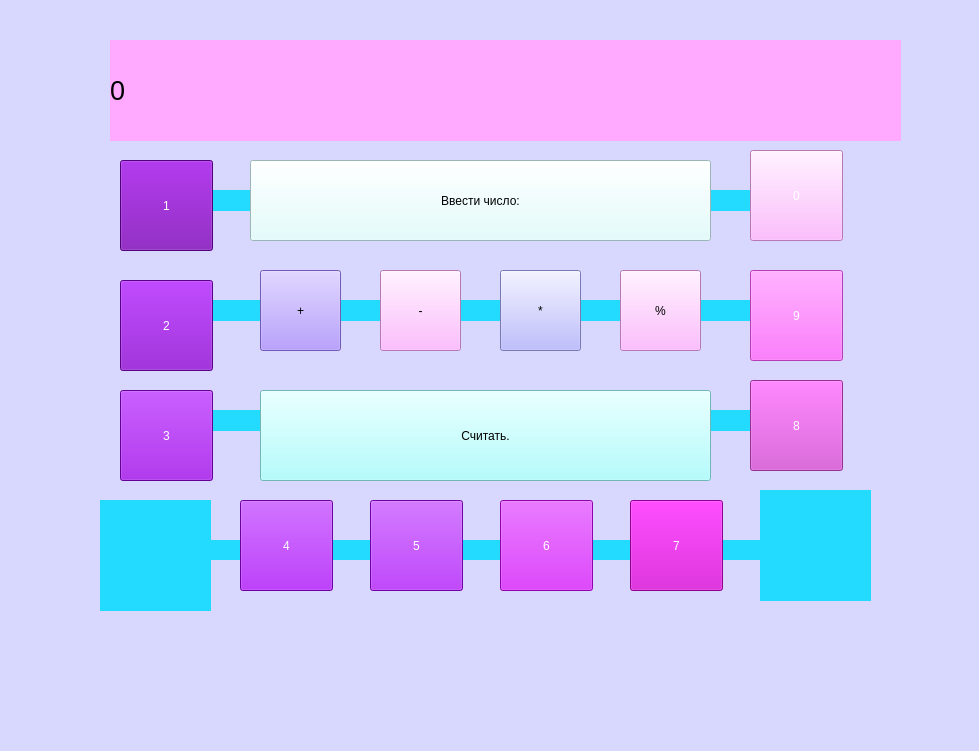
<?xml version="1.0" encoding="UTF-8"?>
<ui version="4.0">
 <class>MainWindow</class>
 <widget class="QMainWindow" name="MainWindow">
  <property name="geometry">
   <rect>
    <x>0</x>
    <y>0</y>
    <width>979</width>
    <height>751</height>
   </rect>
  </property>
  <property name="font">
   <font>
    <strikeout>false</strikeout>
   </font>
  </property>
  <property name="windowTitle">
   <string>MainWindow</string>
  </property>
  <property name="styleSheet">
   <string notr="true">
background-color: rgb(216, 216, 255);
gridline-color: qconicalgradient(cx:0, cy:0, angle:135, stop:0 rgba(255, 255, 0, 69), stop:0.375 rgba(255, 255, 0, 69), stop:0.423533 rgba(251, 255, 0, 145), stop:0.45 rgba(247, 255, 0, 208), stop:0.477581 rgba(255, 244, 71, 130), stop:0.518717 rgba(255, 218, 71, 130), stop:0.55 rgba(255, 255, 0, 255), stop:0.57754 rgba(255, 203, 0, 130), stop:0.625 rgba(255, 255, 0, 69), stop:1 rgba(255, 255, 0, 69));</string>
  </property>
  <widget class="QWidget" name="centralwidget">
   <widget class="QLabel" name="main">
    <property name="geometry">
     <rect>
      <x>110</x>
      <y>40</y>
      <width>791</width>
      <height>101</height>
     </rect>
    </property>
    <property name="font">
     <font>
      <pointsize>20</pointsize>
      <weight>50</weight>
      <italic>false</italic>
      <bold>false</bold>
      <underline>false</underline>
      <strikeout>false</strikeout>
      <kerning>true</kerning>
     </font>
    </property>
    <property name="mouseTracking">
     <bool>false</bool>
    </property>
    <property name="styleSheet">
     <string notr="true">background-color: rgb(255, 170, 255);
border-color: rgb(255, 85, 255);</string>
    </property>
    <property name="text">
     <string>0</string>
    </property>
   </widget>
   <widget class="QPushButton" name="chet">
    <property name="geometry">
     <rect>
      <x>260</x>
      <y>390</y>
      <width>451</width>
      <height>91</height>
     </rect>
    </property>
    <property name="styleSheet">
     <string notr="true">font: 16pt &quot;MS Shell Dlg 2&quot;;
background-color: rgb(158, 255, 255);</string>
    </property>
    <property name="text">
     <string>Считать.</string>
    </property>
   </widget>
   <widget class="QPushButton" name="num1">
    <property name="geometry">
     <rect>
      <x>250</x>
      <y>160</y>
      <width>461</width>
      <height>81</height>
     </rect>
    </property>
    <property name="styleSheet">
     <string notr="true">font: 18pt &quot;MS Shell Dlg 2&quot;;
background-color: rgb(219, 255, 254);</string>
    </property>
    <property name="text">
     <string>Ввести число:</string>
    </property>
   </widget>
   <widget class="QPushButton" name="plus">
    <property name="geometry">
     <rect>
      <x>260</x>
      <y>270</y>
      <width>81</width>
      <height>81</height>
     </rect>
    </property>
    <property name="maximumSize">
     <size>
      <width>81</width>
      <height>16777215</height>
     </size>
    </property>
    <property name="styleSheet">
     <string notr="true">background-color: rgb(160, 128, 255);
gridline-color: qconicalgradient(cx:0, cy:0, angle:135, stop:0 rgba(255, 255, 0, 69), stop:0.375 rgba(255, 255, 0, 69), stop:0.423533 rgba(251, 255, 0, 145), stop:0.45 rgba(247, 255, 0, 208), stop:0.477581 rgba(255, 244, 71, 130), stop:0.518717 rgba(255, 218, 71, 130), stop:0.55 rgba(255, 255, 0, 255), stop:0.57754 rgba(255, 203, 0, 130), stop:0.625 rgba(255, 255, 0, 69), stop:1 rgba(255, 255, 0, 69));</string>
    </property>
    <property name="text">
     <string>+</string>
    </property>
   </widget>
   <widget class="QPushButton" name="minus">
    <property name="geometry">
     <rect>
      <x>380</x>
      <y>270</y>
      <width>81</width>
      <height>81</height>
     </rect>
    </property>
    <property name="styleSheet">
     <string notr="true">background-color: rgb(255, 170, 255);</string>
    </property>
    <property name="text">
     <string>-</string>
    </property>
   </widget>
   <widget class="QPushButton" name="umnog">
    <property name="geometry">
     <rect>
      <x>500</x>
      <y>270</y>
      <width>81</width>
      <height>81</height>
     </rect>
    </property>
    <property name="styleSheet">
     <string notr="true">background-color: rgb(170, 170, 255);</string>
    </property>
    <property name="text">
     <string>*</string>
    </property>
   </widget>
   <widget class="QPushButton" name="del">
    <property name="geometry">
     <rect>
      <x>620</x>
      <y>270</y>
      <width>81</width>
      <height>81</height>
     </rect>
    </property>
    <property name="styleSheet">
     <string notr="true">background-color: rgb(255, 170, 255);</string>
    </property>
    <property name="text">
     <string>%</string>
    </property>
   </widget>
   <widget class="QPushButton" name="one">
    <property name="geometry">
     <rect>
      <x>120</x>
      <y>160</y>
      <width>93</width>
      <height>91</height>
     </rect>
    </property>
    <property name="styleSheet">
     <string notr="true">background-color: rgb(112, 0, 168);
font: 16pt &quot;MS Shell Dlg 2&quot;;
color: rgb(255, 255, 255);</string>
    </property>
    <property name="text">
     <string>1</string>
    </property>
   </widget>
   <widget class="QPushButton" name="three">
    <property name="geometry">
     <rect>
      <x>120</x>
      <y>390</y>
      <width>93</width>
      <height>91</height>
     </rect>
    </property>
    <property name="styleSheet">
     <string notr="true">font: 15pt &quot;MS Shell Dlg 2&quot;;
color: rgb(255, 255, 255);
background-color: rgb(139, 0, 208);</string>
    </property>
    <property name="text">
     <string>3</string>
    </property>
   </widget>
   <widget class="QPushButton" name="five">
    <property name="geometry">
     <rect>
      <x>370</x>
      <y>500</y>
      <width>93</width>
      <height>91</height>
     </rect>
    </property>
    <property name="styleSheet">
     <string notr="true">font: 16pt &quot;MS Shell Dlg 2&quot;;
color: rgb(255, 255, 255);
background-color: rgb(157, 0, 235);</string>
    </property>
    <property name="text">
     <string>5</string>
    </property>
   </widget>
   <widget class="QPushButton" name="two">
    <property name="geometry">
     <rect>
      <x>120</x>
      <y>280</y>
      <width>93</width>
      <height>91</height>
     </rect>
    </property>
    <property name="styleSheet">
     <string notr="true">background-color: rgb(127, 0, 191);
font: 16pt &quot;MS Shell Dlg 2&quot;;
color: rgb(255, 255, 255);</string>
    </property>
    <property name="text">
     <string>2</string>
    </property>
   </widget>
   <widget class="QPushButton" name="four">
    <property name="geometry">
     <rect>
      <x>240</x>
      <y>500</y>
      <width>93</width>
      <height>91</height>
     </rect>
    </property>
    <property name="styleSheet">
     <string notr="true">font: 16pt &quot;MS Shell Dlg 2&quot;;
color: rgb(255, 255, 255);
background-color: rgb(151, 0, 226);</string>
    </property>
    <property name="text">
     <string>4</string>
    </property>
   </widget>
   <widget class="QPushButton" name="six">
    <property name="geometry">
     <rect>
      <x>500</x>
      <y>500</y>
      <width>93</width>
      <height>91</height>
     </rect>
    </property>
    <property name="styleSheet">
     <string notr="true">font: 16pt &quot;MS Shell Dlg 2&quot;;
color: rgb(255, 255, 255);

background-color: rgb(200, 2, 239);</string>
    </property>
    <property name="text">
     <string>6</string>
    </property>
   </widget>
   <widget class="QPushButton" name="eight">
    <property name="geometry">
     <rect>
      <x>750</x>
      <y>380</y>
      <width>93</width>
      <height>91</height>
     </rect>
    </property>
    <property name="styleSheet">
     <string notr="true">font: 16pt &quot;MS Shell Dlg 2&quot;;
color: rgb(255, 255, 255);
background-color: rgb(209, 69, 209);</string>
    </property>
    <property name="text">
     <string>8</string>
    </property>
   </widget>
   <widget class="QPushButton" name="seven">
    <property name="geometry">
     <rect>
      <x>630</x>
      <y>500</y>
      <width>93</width>
      <height>91</height>
     </rect>
    </property>
    <property name="styleSheet">
     <string notr="true">font: 16pt &quot;MS Shell Dlg 2&quot;;
color: rgb(255, 255, 255);
background-color: rgb(200, 0, 200);</string>
    </property>
    <property name="text">
     <string>7</string>
    </property>
   </widget>
   <widget class="QPushButton" name="nine">
    <property name="geometry">
     <rect>
      <x>750</x>
      <y>270</y>
      <width>93</width>
      <height>91</height>
     </rect>
    </property>
    <property name="styleSheet">
     <string notr="true">font: 16pt &quot;MS Shell Dlg 2&quot;;
color: rgb(255, 255, 255);
background-color: rgb(255, 85, 255);</string>
    </property>
    <property name="text">
     <string>9</string>
    </property>
   </widget>
   <widget class="QPushButton" name="zero">
    <property name="geometry">
     <rect>
      <x>750</x>
      <y>150</y>
      <width>93</width>
      <height>91</height>
     </rect>
    </property>
    <property name="styleSheet">
     <string notr="true">font: 16pt &quot;MS Shell Dlg 2&quot;;
color: rgb(255, 255, 255);
background-color: rgb(255, 170, 255);</string>
    </property>
    <property name="text">
     <string>0</string>
    </property>
   </widget>
   <widget class="QLabel" name="label">
    <property name="geometry">
     <rect>
      <x>100</x>
      <y>500</y>
      <width>111</width>
      <height>111</height>
     </rect>
    </property>
    <property name="styleSheet">
     <string notr="true">background-color: rgb(35, 219, 255);</string>
    </property>
    <property name="text">
     <string/>
    </property>
   </widget>
   <widget class="QLabel" name="label_2">
    <property name="geometry">
     <rect>
      <x>760</x>
      <y>490</y>
      <width>111</width>
      <height>111</height>
     </rect>
    </property>
    <property name="styleSheet">
     <string notr="true">background-color: rgb(35, 219, 255);</string>
    </property>
    <property name="text">
     <string/>
    </property>
   </widget>
   <widget class="QLabel" name="label_3">
    <property name="geometry">
     <rect>
      <x>120</x>
      <y>540</y>
      <width>711</width>
      <height>20</height>
     </rect>
    </property>
    <property name="styleSheet">
     <string notr="true">background-color: rgb(35, 219, 255);</string>
    </property>
    <property name="text">
     <string/>
    </property>
   </widget>
   <widget class="QLabel" name="label_4">
    <property name="geometry">
     <rect>
      <x>210</x>
      <y>190</y>
      <width>551</width>
      <height>21</height>
     </rect>
    </property>
    <property name="styleSheet">
     <string notr="true">background-color: rgb(35, 219, 255);</string>
    </property>
    <property name="text">
     <string/>
    </property>
   </widget>
   <widget class="QLabel" name="label_5">
    <property name="geometry">
     <rect>
      <x>210</x>
      <y>300</y>
      <width>551</width>
      <height>21</height>
     </rect>
    </property>
    <property name="styleSheet">
     <string notr="true">background-color: rgb(35, 219, 255);</string>
    </property>
    <property name="text">
     <string/>
    </property>
   </widget>
   <widget class="QLabel" name="label_6">
    <property name="geometry">
     <rect>
      <x>200</x>
      <y>410</y>
      <width>551</width>
      <height>21</height>
     </rect>
    </property>
    <property name="styleSheet">
     <string notr="true">background-color: rgb(35, 219, 255);</string>
    </property>
    <property name="text">
     <string/>
    </property>
   </widget>
   <zorder>label_3</zorder>
   <zorder>label_6</zorder>
   <zorder>label_5</zorder>
   <zorder>label_4</zorder>
   <zorder>main</zorder>
   <zorder>chet</zorder>
   <zorder>num1</zorder>
   <zorder>plus</zorder>
   <zorder>minus</zorder>
   <zorder>umnog</zorder>
   <zorder>del</zorder>
   <zorder>one</zorder>
   <zorder>three</zorder>
   <zorder>five</zorder>
   <zorder>two</zorder>
   <zorder>four</zorder>
   <zorder>six</zorder>
   <zorder>eight</zorder>
   <zorder>seven</zorder>
   <zorder>nine</zorder>
   <zorder>zero</zorder>
   <zorder>label</zorder>
   <zorder>label_2</zorder>
  </widget>
  <widget class="QMenuBar" name="menubar">
   <property name="geometry">
    <rect>
     <x>0</x>
     <y>0</y>
     <width>979</width>
     <height>26</height>
    </rect>
   </property>
  </widget>
  <widget class="QStatusBar" name="statusbar"/>
 </widget>
 <resources/>
 <connections/>
</ui>
